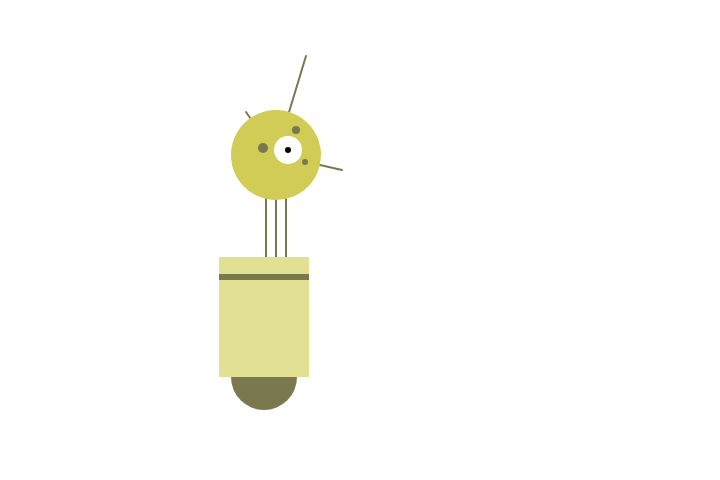
Frame 1 (no input)
Frame 60 (no input): identical to frame 1, image omitted
Frame 120 (the mouse pressed at the canvas centre since frame 60): identical to frame 1, image omitted

The p5.js sketch that drew this single still picture (run headless with seeded random() and noise() and a simulated clock; from frame 60 on, the mouse is pressed at the canvas centre):

// p5.js sketch
// ── sketch.js
function setup() {
  createCanvas(720, 480); //sizes drawing canvas
  smooth(); //smooth out the lines
  strokeWeight(2); //outline thickness
  
  //Neck 
  stroke(122, 120, 78); //set stroke color
  line(266, 257, 266, 162); //draws first vertical line for neck
  line(276, 257, 276, 162); //second neck line
  line(286, 257, 286, 162); //third neck line
  
  //Antennae
  line(276, 155, 246, 112); //angled line for antennae
  line(276, 155, 306, 56); //another line
  line(276, 155, 342, 170); //last antennae line
  
  //Body
  noStroke(); //remove stroke outlines from next drawings
  fill(122, 120, 78); //change fill color
  ellipse(264, 377, 66, 66); //draw circle for foot
  fill(226, 224, 147); //change fill, to black
  rect(219, 257, 90, 120); //draw body rectangle
  fill(122, 120, 78); //change fill back to grey
  rect(219, 274, 90, 6); //another body rectangle
  
  //Head
  fill(209, 204, 85); //black fill
  ellipse(276, 155, 90, 90); //draw head
  fill(255); //white fill
  ellipse(288, 150, 28,28); //draw eye
  fill(0); //fill back to black
  ellipse(288, 150, 6, 6); //draw eye pupil
  fill(122, 120, 78); //change fill to grey
  ellipse(263, 148, 10, 10); //draw accent circle
  ellipse(296, 130, 8, 8); //draw accent circle
  ellipse(305, 162, 6, 6); //draw accent circle
  
}

function draw() {
  
}
